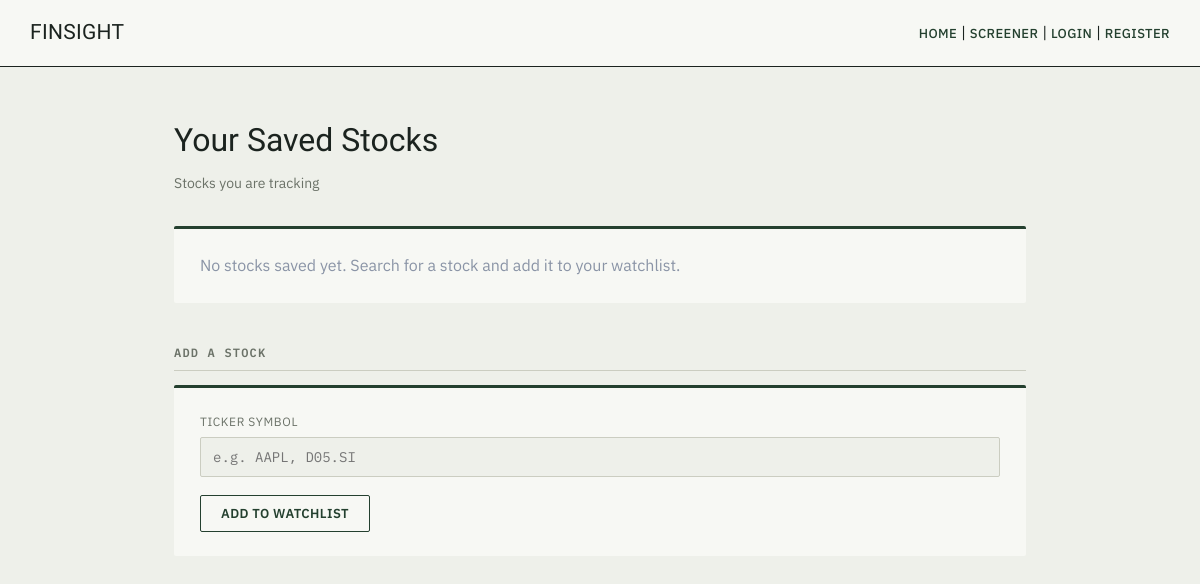
/user/0/watchlist, run on an earlier commit of the app's database.
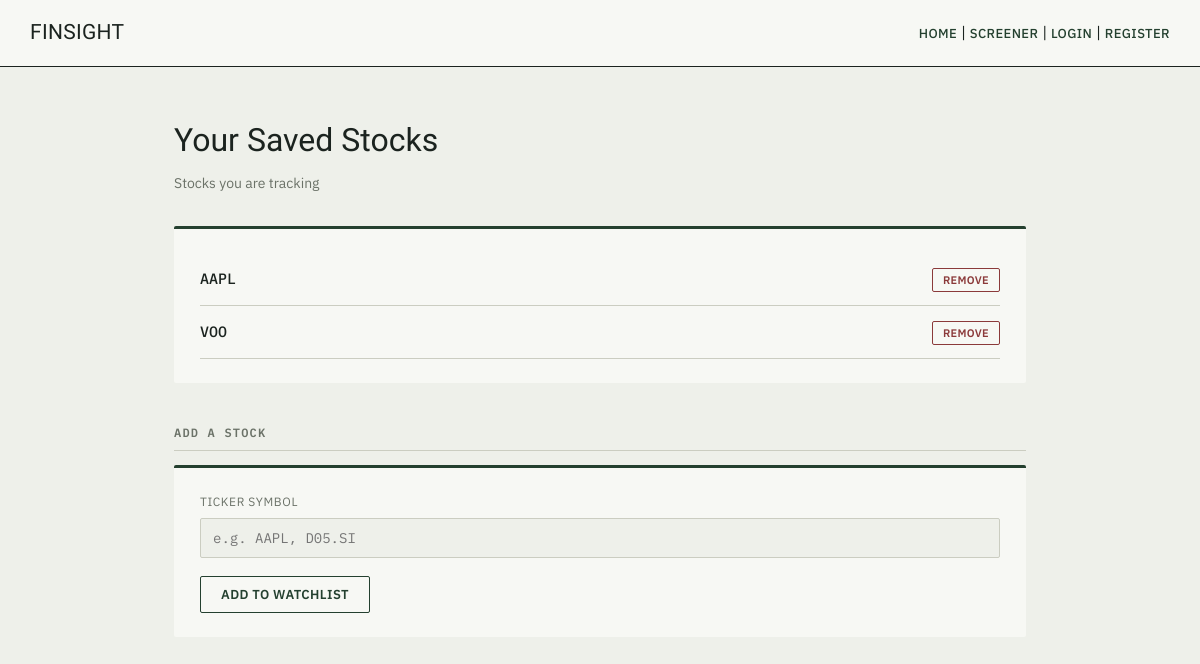
And on a later commit of the database.
### tables this page shows
CREATE TABLE watchlist(
              id integer PRIMARY KEY AUTOINCREMENT,
              user_id integer NOT NULL,
              ticker text NOT NULL,
              UNIQUE(user_id, ticker)
               );

### web.py (the view)
@finsight.route('/user/<int:user_id>/watchlist')
def view_watchlist(user_id):
    watchlist = get_watchlist(user_id)
    return render_template('watchlist.html', user_id=user_id, watchlist=watchlist)

### init_db.py (called while the page is built)
def get_watchlist(user_id):
    conn = sqlite3.connect(DB_NAME)
    c = conn.cursor()
    c.execute("SELECT ticker FROM watchlist WHERE user_id = ?", (user_id,))
    rows = c.fetchall()
    conn.close()
    return [row[0] for row in rows]

### templates/watchlist.html (shortened to what this page needs)
{% extends 'base.html' %}
{% block content %}
    <h1>Your Saved Stocks</h1>
    <p class="tagline">Stocks you are tracking</p>
    <div class="card">
        {% if watchlist %}
            {% for ticker in watchlist %}
            <div class="watchlist-item">
                <a href="/user/{{ user_id }}/stock/{{ ticker }}">{{ ticker }}</a>
                <form method="post" action="/user/{{ user_id }}/watchlist/remove/{{ ticker }}">
                    <button type="submit" class="btn-danger">Remove</button>
                </form>
            </div>
            {% endfor %}
        {% else %}
            <p style="color: #8a94a6;">No stocks saved yet. Search for a stock and add it to your watchlist.</p>
        {% endif %}
    </div>
    <h2>Add a Stock</h2>
    <div class="card">
        <form method="post" action="/user/{{ user_id }}/watchlist/add">
            <div class="form-group">
                <label for="ticker">Ticker Symbol</label>
                <input type="text" name="ticker" id="ticker" placeholder="e.g. AAPL, D05.SI" required>
            </div>
            <button type="submit">Add to Watchlist</button>
        </form>
    </div>
{% endblock %}

### templates/base.html (shortened to what this page needs)
<!DOCTYPE html>
<html>
<head>
<link rel="stylesheet" href="{{ url_for('static', filename='style.css') }}">
</head>
<body>
    <nav>
        <a href="/" class="brand">FinSight</a>
        <div>
            <a href="/">Home</a> |
            <a href="/screener">Screener</a> |
            {% if session.get('user_id') %}
                <a href="/user/{{ session['user_id'] }}/watchlist">My Watchlist</a> |
                <a href="/logout">Log Out</a>
            {% else %}
                <a href="/login">Login</a> |
                <a href="/register">Register</a>
            {% endif %}
        </div>
    </nav>
    <div class="container">
        {% block content %}{% endblock %}
    </div>
</body>
</html>

### static/style.css (style rules this page uses)
* { margin: 0; padding: 0; box-sizing: border-box; }
body { background-color: #EEF0EA; color: #1B231F; font-family: 'IBM Plex Sans', Arial, sans-serif; font-size: 16px; line-height: 1.6; }
nav { background-color: #F7F8F4; padding: 16px 30px; display: flex; justify-content: space-between; align-items: center; gap: 20px; border-bottom: 1.5px solid #1B231F; }
nav .brand { font-family: 'Libre Caslon Text', serif; font-size: 21px; font-weight: 400; color: #1B231F; letter-spacing: 0.3px; }
nav a { color: #24402F; text-decoration: none; font-weight: 500; font-size: 13px; letter-spacing: 0.03em; text-transform: uppercase; }
.container { max-width: 900px; margin: 48px auto; padding: 0 24px; }
h1 { font-family: 'Libre Caslon Text', serif; font-size: 32px; font-weight: 400; color: #1B231F; margin-bottom: 6px; }
h2 { font-family: 'IBM Plex Mono', monospace; font-size: 12px; font-weight: 600; color: #6B7268; text-transform: uppercase; letter-spacing: 0.1em; margin-bottom: 14px; margin-top: 40px; padding-bottom: 8px; border-bottom: 1px solid #CBCDC1; }
.card { background-color: #F7F8F4; border-radius: 2px; border-top: 3px solid #24402F; padding: 24px 26px; margin-bottom: 20px; }
button { background-color: transparent; color: #24402F; border: 1.5px solid #24402F; padding: 9px 20px; border-radius: 2px; font-family: 'IBM Plex Sans', sans-serif; font-size: 13px; font-weight: 600; letter-spacing: 0.03em; text-transform: uppercase; cursor: pointer; transition: background-color 0.15s ease, color 0.15s ease; }
.btn-danger { background-color: transparent; color: #8B3A3A; border: 1px solid #8B3A3A; padding: 4px 10px; font-size: 11px; border-radius: 2px; text-transform: uppercase; letter-spacing: 0.03em; cursor: pointer; }
.form-group { margin-bottom: 18px; }
label { display: block; color: #6B7268; font-size: 12px; text-transform: uppercase; letter-spacing: 0.05em; margin-bottom: 6px; }
input[type="text"], input[type="password"] { width: 100%; padding: 10px 12px; background-color: #EEF0EA; border: 1px solid #CBCDC1; border-radius: 2px; color: #1B231F; font-family: 'IBM Plex Mono', monospace; font-size: 14px; }
.watchlist-item { display: flex; align-items: center; justify-content: space-between; padding: 13px 0; border-bottom: 1px solid #CBCDC1; }
.watchlist-item a { color: #1B231F; text-decoration: none; font-family: 'IBM Plex Mono', monospace; font-weight: 500; font-size: 15px; }
.tagline { color: #6B7268; font-size: 14px; margin-bottom: 32px; }

What changed in the data, as far as the page shows it:
added watchlist: ticker "AAPL"
added watchlist: ticker "VOO"
Also different on the page:
text no longer shown: "No stocks saved yet. Search for a stock and add it to your watchlist."
